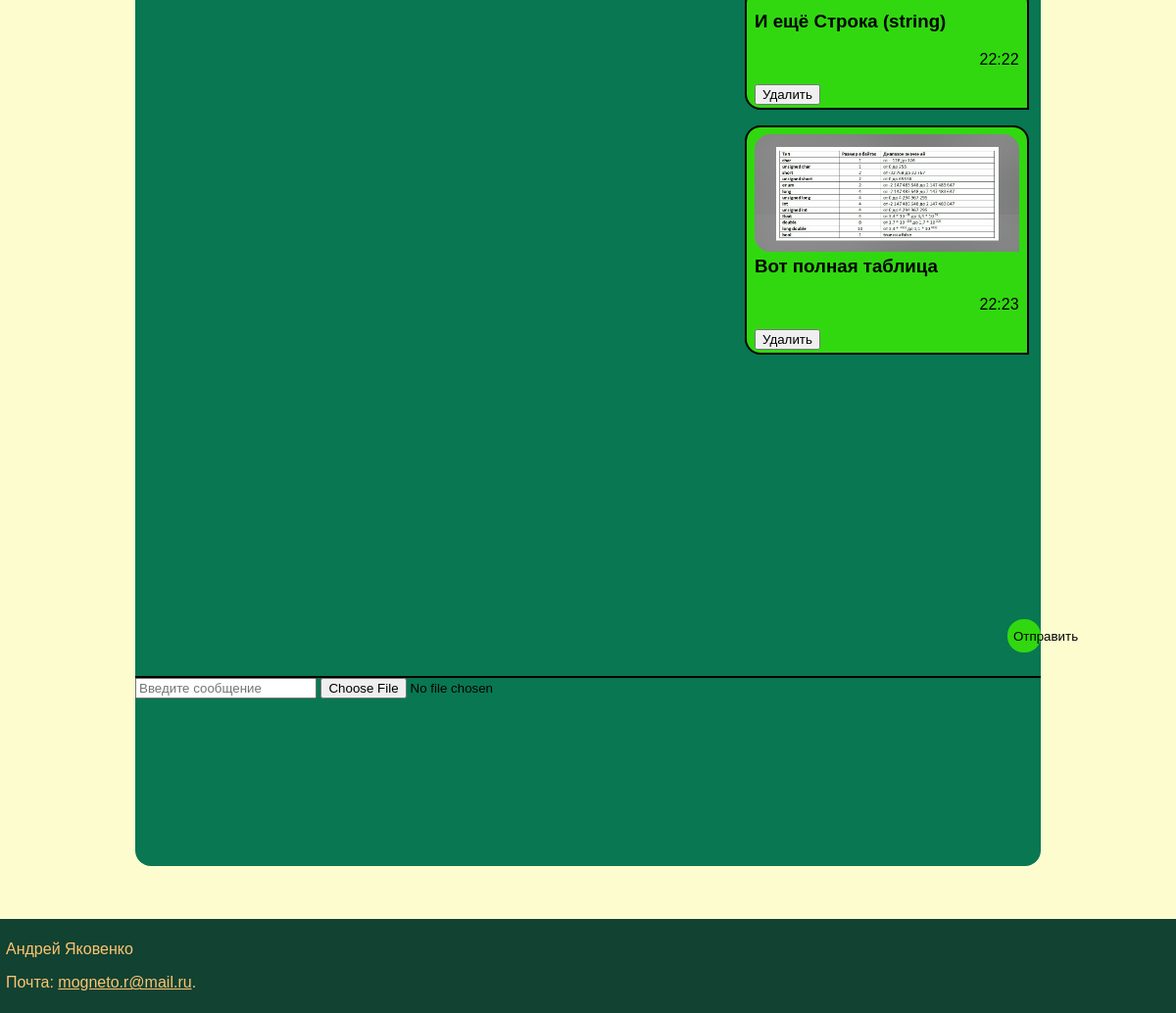
The page /question_detail/2 (signed in, lower part) on the database as committed earlier.
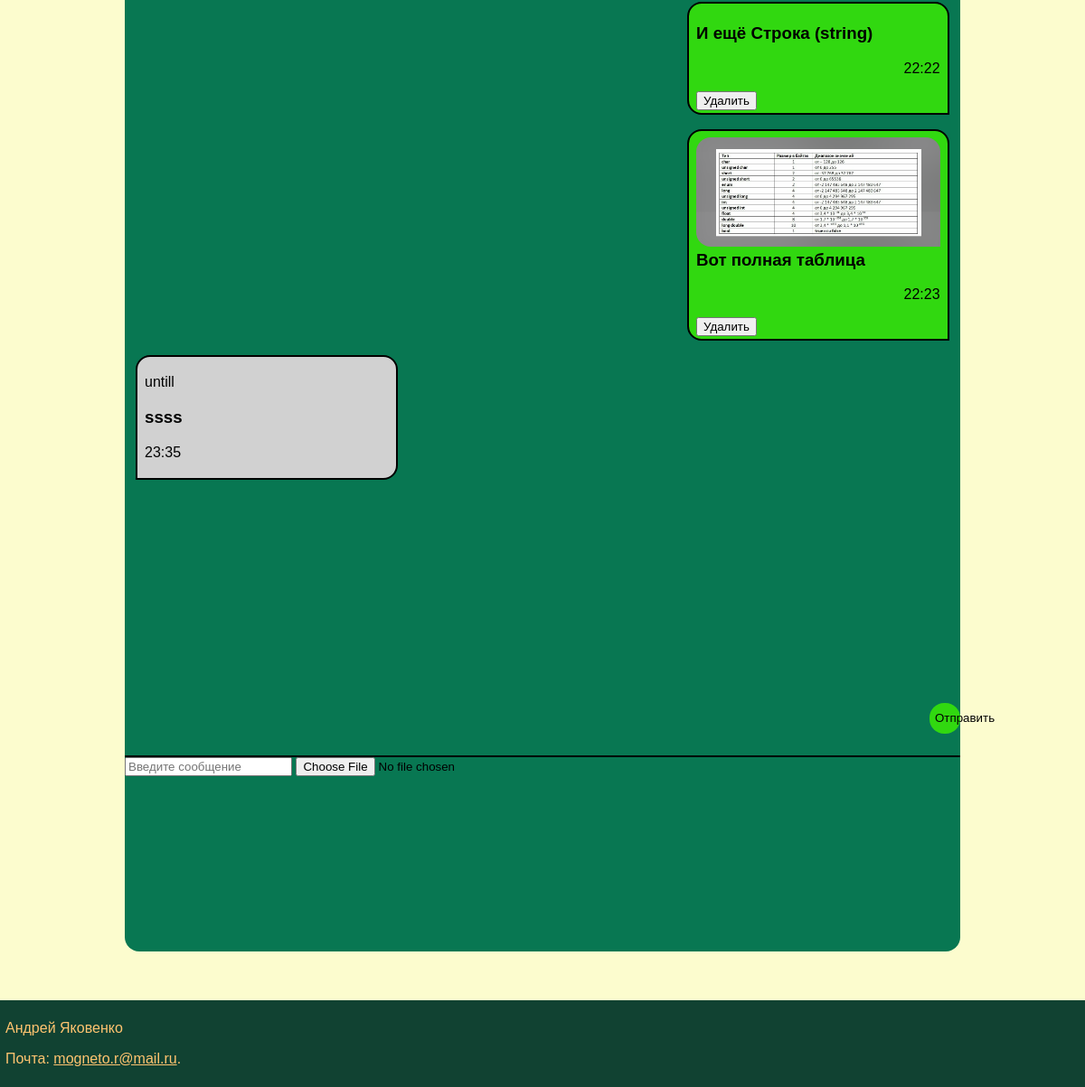
The same page on the database as committed later.
### forum/models.py (models this page shows, shortened)
class Message(models.Model):
    author = models.ForeignKey(User, on_delete=models.CASCADE, blank=True)
    text = models.CharField(max_length=500)
    time = models.DateTimeField(auto_now_add=True)
    image = models.ImageField(upload_to='messages/', blank=True)
    question = models.ForeignKey(Question, on_delete=models.CASCADE, blank=True)

### forum/views.py (the view)
# urls.py: path('question_detail/<int:pk>', views.question_detail, name='question_detail'),
@never_cache
@login_required(login_url='login')
def question_detail(request, pk):
    user = request.user
    question = get_object_or_404(Question, pk=pk)
    messages = Message.objects.filter(question=question)
    if request.method == 'POST':
        message_form = MessageForm(data=request.POST, files=request.FILES)
        if message_form.is_valid():
            message = message_form.save(commit=False)
            message.author = request.user  # Автоматически устанавливаем автора
            message.question = question         # и тему
            message.save()
            redirect('question_detail', pk=pk)
        else:
            print(message_form.errors)
    else:
        message_form = MessageForm()
    return render(request, 'card/question_detail.html', {'question':question, 'form': message_form, 'messages': messages})

### forum/forms.py
class MessageForm(forms.ModelForm):
    class Meta:
        model = Message
        fields = ('author', 'text', 'image', 'question')

### forum/templates/card/question_detail.html (shortened to what this page needs)
{% extends "card/base.html" %}
{% block content %}
    <div id="window">
        {% for message in messages %}
            {% if message.author == user %}
                {% if message.image %}
                    <p>
                        <div class='text_message_user' id="message-{{message.pk}}">
                            <img style="" class='image_message_user' src={{message.image.url}} alt='foto_author'\>
                            <h3>{{message.text}}</h3>
                            <p>{{message.time|date:"H:i"}}</p>
                            <button onclick="sendDelete({{message.pk}})">Удалить</button>
                        </div>
                    </p>
                {% else %}
                    <p>
                        <div class='text_message_user' id="message-{{message.pk}}">
                            <h3>{{message.text}}</h3>
                            <p>{{message.time|date:"H:i"}}</p>
                            <button onclick="sendDelete({{message.pk}})">Удалить</button>
                        </div>
                    </p>
                {% endif %}
            {% else %}
                {% if message.image %}
                    <p>
                        <div class='text_message_interlocutor'>
                            <img class='image_message_interlocutor' src={{message.image.url}} alt='foto_users'\>
                            <p>{{message.author}}</p>
                            <h3>{{message.text}}</h3><p>{{message.time|date:"H:i"}}</p>
                        </div>
                    </p>
                {% else %}
                    <p>
                        <div class='text_message_interlocutor'>
                            <p>{{message.author}}</p>
                            <h3>{{message.text}}</h3><p>{{message.time|date:"H:i"}}</p>
                        </div>
                    </p>
                {% endif %}
            {% endif %}
        {% endfor %}
    </div>
    <div id='text_bar'>
       <input id="message_input" type="text" placeholder="Введите сообщение">
       <input type="file" id="image_input" accept="image/*">
       <button id='text_button' onclick="sendMessage()">Отправить</button>
    </div>
{% endblock %}

Rows that differ between the two databases and show on the page:
added Message: author "untill", text "ssss", time "23:35"
